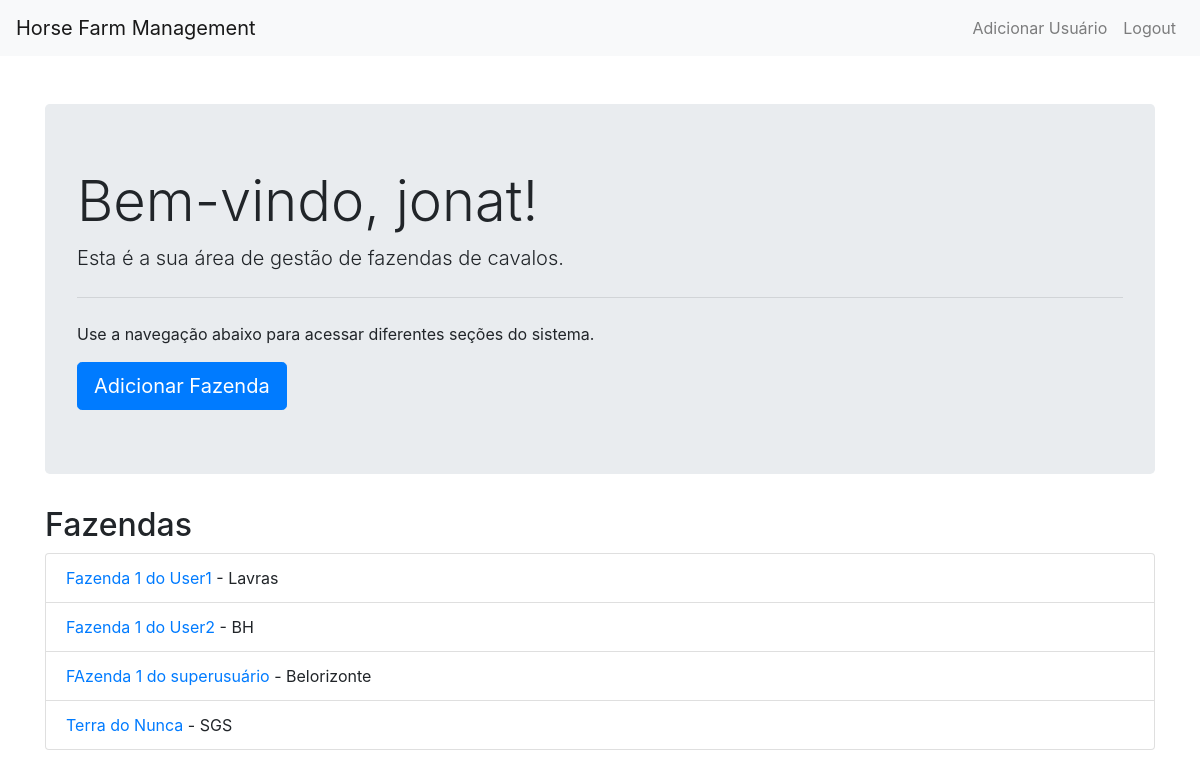
The page / (signed in) on the database as committed earlier.
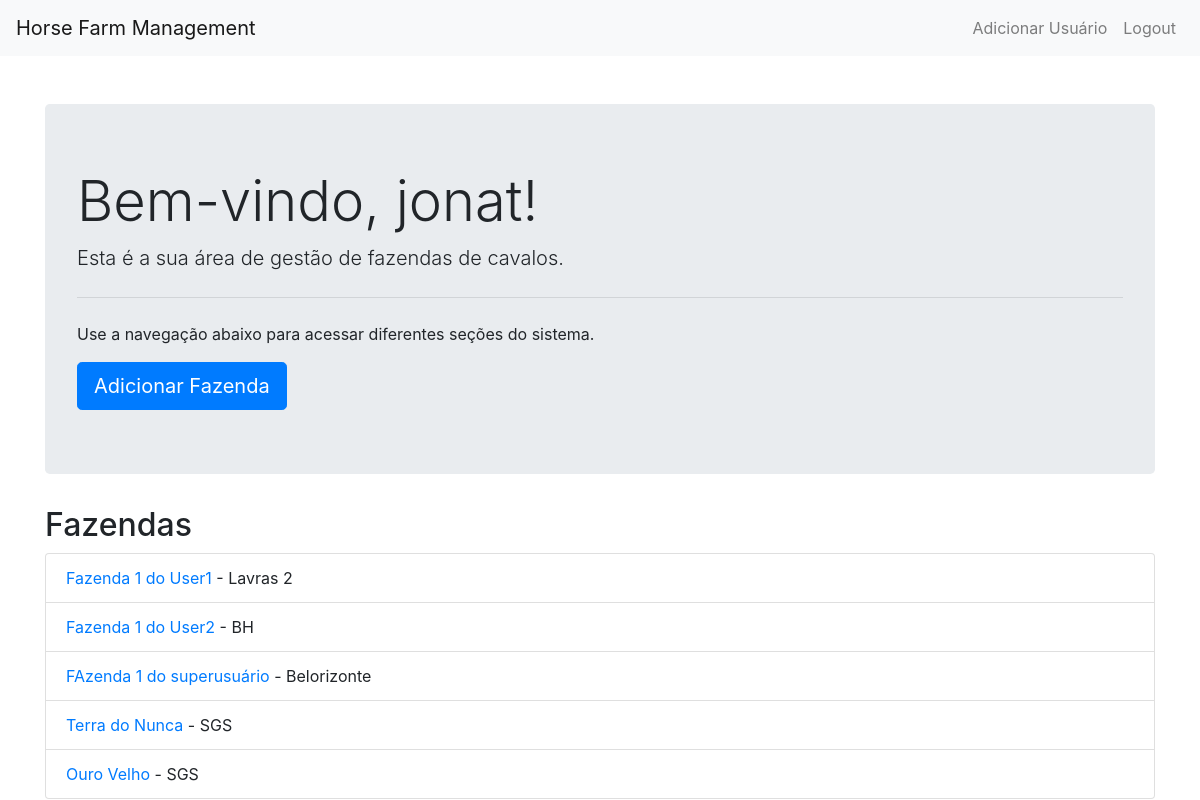
The same page on the database as committed later.
### farm/models.py (models this page shows, shortened)
class Farm(models.Model):
    name = models.CharField(max_length=100)
    location = models.CharField(max_length=100)
    owner = models.ForeignKey(User, on_delete=models.CASCADE)

### farm/views.py (the view)
# urls.py: path('', views.home, name='home'),
@login_required
def home(request):
    if request.user.is_superuser:
        farms = Farm.objects.all()
    else:
        farms = Farm.objects.filter(owner=request.user)
    return render(request, 'home.html', {'farms': farms})

### farm/templates/home.html (shortened to what this page needs)
{% extends 'base.html' %}
{% block content %}
<div class="jumbotron">
    <h1 class="display-4">Bem-vindo, {{ user.username }}!</h1>
    <p class="lead">Esta é a sua área de gestão de fazendas de cavalos.</p>
    <hr class="my-4">
    <p>Use a navegação abaixo para acessar diferentes seções do sistema.</p>
    <a class="btn btn-primary btn-lg" href="{% url 'add_farm' %}" role="button">Adicionar Fazenda</a>
</div>
<h2>Fazendas</h2>
<ul class="list-group">
    {% for farm in farms %}
        <li class="list-group-item">
            <a href="{% url 'farm_detail' farm.id %}">{{ farm.name }}</a> - {{ farm.location }}
        </li>
    {% endfor %}
</ul>
{% endblock %}

Rows that differ between the two databases and show on the page:
changed Farm "Fazenda 1 do User1": location "Lavras" → "Lavras 2"
added Farm: name "Ouro Velho", location "SGS"
